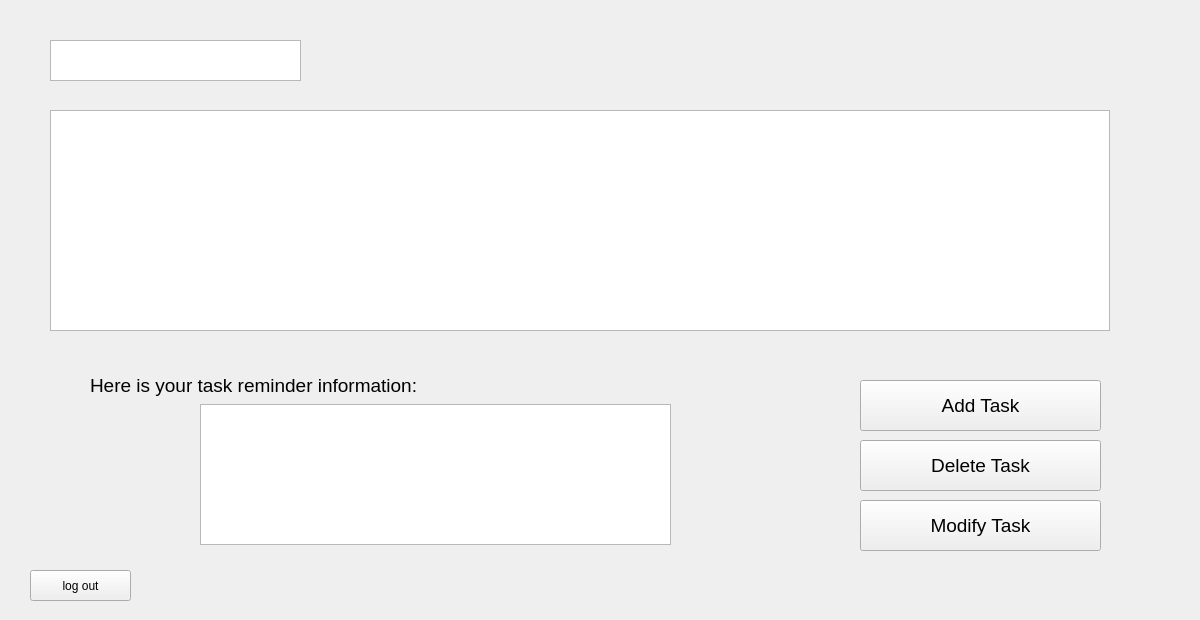
<?xml version="1.0" encoding="UTF-8"?>
<ui version="4.0">
 <class>User</class>
 <widget class="QWidget" name="User">
  <property name="geometry">
   <rect>
    <x>0</x>
    <y>0</y>
    <width>1200</width>
    <height>620</height>
   </rect>
  </property>
  <property name="windowTitle">
   <string>Form</string>
  </property>
  <widget class="QTextBrowser" name="task_list">
   <property name="geometry">
    <rect>
     <x>50</x>
     <y>110</y>
     <width>1060</width>
     <height>221</height>
    </rect>
   </property>
   <property name="font">
    <font>
     <pointsize>13</pointsize>
    </font>
   </property>
  </widget>
  <widget class="QPushButton" name="add">
   <property name="geometry">
    <rect>
     <x>860</x>
     <y>380</y>
     <width>241</width>
     <height>51</height>
    </rect>
   </property>
   <property name="font">
    <font>
     <pointsize>14</pointsize>
    </font>
   </property>
   <property name="text">
    <string>Add Task</string>
   </property>
  </widget>
  <widget class="QPushButton" name="delete_2">
   <property name="geometry">
    <rect>
     <x>860</x>
     <y>440</y>
     <width>241</width>
     <height>51</height>
    </rect>
   </property>
   <property name="font">
    <font>
     <pointsize>14</pointsize>
    </font>
   </property>
   <property name="text">
    <string>Delete Task</string>
   </property>
  </widget>
  <widget class="QTextBrowser" name="welcome">
   <property name="geometry">
    <rect>
     <x>50</x>
     <y>40</y>
     <width>251</width>
     <height>41</height>
    </rect>
   </property>
   <property name="font">
    <font>
     <pointsize>14</pointsize>
    </font>
   </property>
  </widget>
  <widget class="QPushButton" name="logout">
   <property name="geometry">
    <rect>
     <x>30</x>
     <y>570</y>
     <width>101</width>
     <height>31</height>
    </rect>
   </property>
   <property name="text">
    <string>log out</string>
   </property>
  </widget>
  <widget class="QTextBrowser" name="remind">
   <property name="geometry">
    <rect>
     <x>200</x>
     <y>404</y>
     <width>471</width>
     <height>141</height>
    </rect>
   </property>
   <property name="font">
    <font>
     <pointsize>14</pointsize>
    </font>
   </property>
  </widget>
  <widget class="QLabel" name="label">
   <property name="geometry">
    <rect>
     <x>90</x>
     <y>370</y>
     <width>351</width>
     <height>31</height>
    </rect>
   </property>
   <property name="font">
    <font>
     <pointsize>14</pointsize>
    </font>
   </property>
   <property name="text">
    <string>Here is your task reminder information:</string>
   </property>
  </widget>
  <widget class="QPushButton" name="modify">
   <property name="geometry">
    <rect>
     <x>860</x>
     <y>500</y>
     <width>241</width>
     <height>51</height>
    </rect>
   </property>
   <property name="font">
    <font>
     <pointsize>14</pointsize>
    </font>
   </property>
   <property name="text">
    <string>Modify Task</string>
   </property>
  </widget>
 </widget>
 <resources/>
 <connections/>
</ui>
